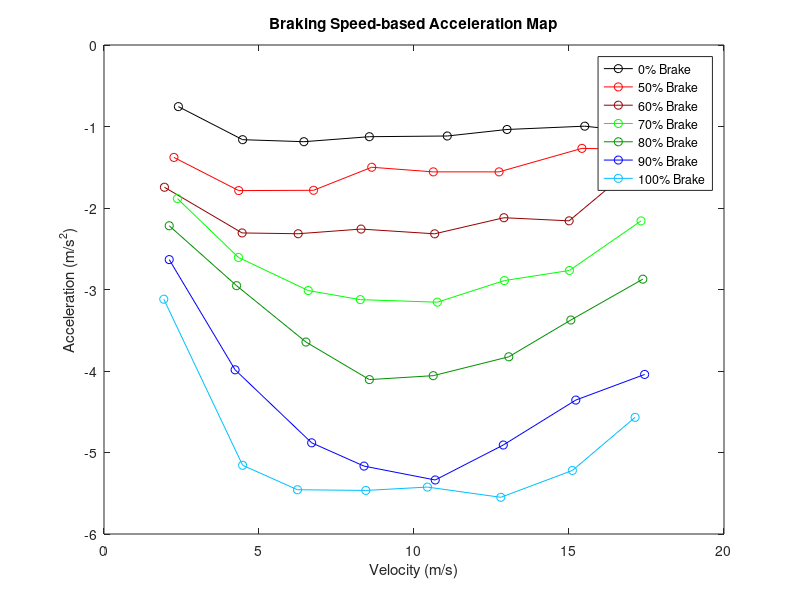

Recreate this plot in MATLAB.
close all; clear all; clc;

%% Acceleration Data For Variety of velocities for 0% Brake 
velocity = [2.399589, 4.471362, 6.448318, 8.559670, 11.072673, 13.000194, 15.507926, 17.218624];  % m/s

brake5mph = (0.767394-1.946687)/(9.637850-8.077919);
brake5mph2 = (1.002368-1.378073)/(8.958038-8.477911);

brake10mph = (1.126974-4.008053)/(12.119987-9.639985);
brake10mph2 = (3.284663-3.015364)/(10.240087-10.459895);

brake15mph = (1.008533-5.422333)/(14.931870-11.211954);
brake15mph2 = (3.404444-4.393862)/(12.891840-12.111886);

brake20mph = (1.011367-7.514272)/(18.463570-12.683760);
brake20mph2 = (3.028557-4.089550)/(16.703745-15.843602);

brake25mph = (1.290332-9.508132)/(21.744708-14.384798);
brake25mph2 = (5.005111-6.004445)/(18.704790-17.784784);

brake30mph = (1.157354-11.979472)/(23.999135-13.559202);
brake30mph2 = (4.520471-5.547513)/(21.039165-20.119223);

brake35mph = (1.852462-13.524389)/(28.325282-16.605469);
brake35mph2 = (5.574302-6.558788)/(25.005396-24.025368);

brake40mph = (2.090986-15.942108)/(38.993088-26.013140);
brake40mph2 = (7.524243-9.391258)/(34.173213-32.313172);

acceleration0 = [brake5mph, brake10mph, brake15mph, brake20mph, brake25mph, brake30mph, brake35mph, brake40mph];

figure(1)
plot(velocity, acceleration0, 'color', [0.0 0.0 0.0], 'linestyle', '-', 'marker', 'o')
xlabel('Velocity (m/s)')
ylabel('Acceleration (m/s^2)')
title('Braking Speed-based Acceleration Map')
hold on
%% Acceleration Data For Variety of velocities for 50% Brake 
velocity = [2.255553, 4.345825, 6.759151, 8.636277, 10.623586, 12.743763, 15.416848, 17.320083];  % m/s

point1 = [6.779400,1.889777];   point2 = [7.379426,1.062208];
point3 = [6.919497,1.653626];   point4 = [7.899459,0.487911];
brake5mph = (point2(2)-point1(2))/(point2(1)-point1(1));
brake5mph2 = (point4(2)-point3(2))/(point4(1)-point3(1));

point1 = [11.318691,3.822406];   point2 = [11.838840,2.893236];
point3 = [11.478715,3.539388];   point4 = [12.878825,1.045455];
brake10mph = (point2(2)-point1(2))/(point2(1)-point1(1));
brake10mph2 = (point4(2)-point3(2))/(point4(1)-point3(1));

point1 = [12.540196,5.527268];   point2 = [12.900203,4.885483];
point3 = [12.560314,5.481194];   point4 = [14.880212,1.156108];
brake15mph = (point2(2)-point1(2))/(point2(1)-point1(1));
brake15mph2 = (point4(2)-point3(2))/(point4(1)-point3(1));

point1 = [14.595355,7.724909];   point2 = [15.395289,6.524931];
point3 = [15.075360,7.000977];   point4 = [18.695321,1.069524];
brake20mph = (point2(2)-point1(2))/(point2(1)-point1(1));
brake20mph2 = (point4(2)-point3(2))/(point4(1)-point3(1));

point1 = [20.723450,9.889665];   point2 = [21.403349,8.831270];
point3 = [21.083421,9.338181];   point4 = [25.483439,1.539461];
brake25mph = (point2(2)-point1(2))/(point2(1)-point1(1));
brake25mph2 = (point4(2)-point3(2))/(point4(1)-point3(1));

point1 = [24.942102,11.093856];   point2 = [25.622206,10.035141];
point3 = [24.742271,11.406249];   point4 = [30.722247,1.320236];
brake30mph = (point2(2)-point1(2))/(point2(1)-point1(1));
brake30mph2 = (point4(2)-point3(2))/(point4(1)-point3(1));

point1 = [22.223171,14.292436];   point2 = [23.023378,13.277370];
point3 = [21.523129,15.058323];   point4 = [30.143283,2.795945];
brake35mph = (point2(2)-point1(2))/(point2(1)-point1(1));
brake35mph2 = (point4(2)-point3(2))/(point4(1)-point3(1));

point1 = [21.662642,16.104480];   point2 = [22.762684,14.694565];
point3 = [22.442602,15.076250];   point4 = [31.722588,2.187781];
brake40mph = (point2(2)-point1(2))/(point2(1)-point1(1));
brake40mph2 = (point4(2)-point3(2))/(point4(1)-point3(1));


acceleration50 = [brake5mph, brake10mph, brake15mph, brake20mph, brake25mph, brake30mph, brake35mph, brake40mph];

plot(velocity, acceleration50, 'color', [1 0.0 0.0], 'linestyle', '-', 'marker', 'o')

%% Acceleration Data For Variety of velocities for 60% Brake 
velocity = [1.949396, 4.456033, 6.263209, 8.291727, 10.666364, 12.900174, 15.004222, 17.342080];  % m/s

point1 = [13.024563,1.878128];   point2 = [13.644574,0.796083];
point3 = [13.144785,1.744320];   point4 = [13.864548,0.349276];
brake5mph = (point2(2)-point1(2))/(point2(1)-point1(1));
brake5mph2 = (point4(2)-point3(2))/(point4(1)-point3(1));

point1 = [9.724603,4.030460];   point2 = [10.144532,3.062088];
point3 = [9.904565,3.600583];   point4 = [11.144459,0.878526];
brake10mph = (point2(2)-point1(2))/(point2(1)-point1(1));
brake10mph2 = (point4(2)-point3(2))/(point4(1)-point3(1));

point1 = [10.027093,5.545533];   point2 = [10.687176,4.016912];
point3 = [9.887123,5.848352];   point4 = [11.687116,1.515651];
brake15mph = (point2(2)-point1(2))/(point2(1)-point1(1));
brake15mph2 = (point4(2)-point3(2))/(point4(1)-point3(1));

point1 = [22.080277,7.026368];   point2 = [22.480036,6.123533];
point3 = [22.320121,6.493218];   point4 = [24.180196,1.921242];
brake20mph = (point2(2)-point1(2))/(point2(1)-point1(1));
brake20mph2 = (point4(2)-point3(2))/(point4(1)-point3(1));

point1 = [16.026867,9.844043];   point2 = [16.487278,8.777397];
point3 = [16.286909,9.273821];   point4 = [19.206871,1.770089];
brake25mph = (point2(2)-point1(2))/(point2(1)-point1(1));
brake25mph2 = (point4(2)-point3(2))/(point4(1)-point3(1));

point1 = [20.264387,11.515159];   point2 = [20.744301,10.498125];
point3 = [20.684327,10.626102];   point4 = [24.384301,2.040708];
brake30mph = (point2(2)-point1(2))/(point2(1)-point1(1));
brake30mph2 = (point4(2)-point3(2))/(point4(1)-point3(1));

point1 = [22.035926,14.010627];   point2 = [22.495922,13.018193];
point3 = [21.708932,15.381420];   point4 = [27.575854,1.701450];
brake35mph = (point2(2)-point1(2))/(point2(1)-point1(1));
brake35mph2 = (point4(2)-point3(2))/(point4(1)-point3(1));

point1 = [21.569021,15.570625];   point2 = [22.409163,14.383445];
point3 = [22.400368,14.374614];   point4 = [29.988989,2.622781];
brake40mph = (point2(2)-point1(2))/(point2(1)-point1(1));
brake40mph2 = (point4(2)-point3(2))/(point4(1)-point3(1));


acceleration60 = [brake5mph, brake10mph, brake15mph, brake20mph, brake25mph, brake30mph, brake35mph, brake40mph];

plot(velocity, acceleration60, 'color', [0.5764 0.0 0.0], 'linestyle', '-', 'marker', 'o')
%% Acceleration Data For Variety of velocities for 70% Brake 
velocity = [2.370531, 4.337160, 6.588608, 8.268588, 10.751820, 12.916797, 15.015370, 17.322462];  % m/s

point1 = [8.027149,1.834653];   point2 = [8.267274,1.381969];
point3 = [7.947218,1.928043];   point4 = [8.567256,0.681468];
brake5mph = (point2(2)-point1(2))/(point2(1)-point1(1));
brake5mph2 = (point4(2)-point3(2))/(point4(1)-point3(1));

point1 = [8.948733,4.010718];   point2 = [9.328687,3.020325];
point3 = [9.128802,3.649628];   point4 = [10.308804,0.366686];
brake10mph = (point2(2)-point1(2))/(point2(1)-point1(1));
brake10mph2 = (point4(2)-point3(2))/(point4(1)-point3(1));

point1 = [9.983595,6.215733];   point2 = [10.523586,4.588855];
point3 = [10.203662,5.621272];   point4 = [11.403611,1.649293];
brake15mph = (point2(2)-point1(2))/(point2(1)-point1(1));
brake15mph2 = (point4(2)-point3(2))/(point4(1)-point3(1));

point1 = [14.344343,7.690416];   point2 = [14.944842,5.814281];
point3 = [14.504360,7.234183];   point4 = [16.124449,1.670316];
brake20mph = (point2(2)-point1(2))/(point2(1)-point1(1));
brake20mph2 = (point4(2)-point3(2))/(point4(1)-point3(1));

point1 = [14.441531,9.817603];   point2 = [14.781551,8.744629];
point3 = [14.381538,9.992943];   point4 = [16.701589,1.970902];
brake25mph = (point2(2)-point1(2))/(point2(1)-point1(1));
brake25mph2 = (point4(2)-point3(2))/(point4(1)-point3(1));

point1 = [15.055452,11.580388];   point2 = [15.395415,10.597765];
point3 = [15.215448,11.104466];   point4 = [18.115386,2.141903];
brake30mph = (point2(2)-point1(2))/(point2(1)-point1(1));
brake30mph2 = (point4(2)-point3(2))/(point4(1)-point3(1));

point1 = [16.021710,12.793588];   point2 = [16.581709,11.244441];
point3 = [16.301910,12.027942];   point4 = [19.661724,2.457150];
brake35mph = (point2(2)-point1(2))/(point2(1)-point1(1));
brake35mph2 = (point4(2)-point3(2))/(point4(1)-point3(1));

point1 = [21.700337,15.892168];   point2 = [22.480420,14.208274];
point3 = [22.400368,14.374614];   point4 = [27.080353,3.978057];
brake40mph = (point2(2)-point1(2))/(point2(1)-point1(1));
brake40mph2 = (point4(2)-point3(2))/(point4(1)-point3(1));


acceleration70 = [brake5mph, brake10mph, brake15mph, brake20mph, brake25mph, brake30mph, brake35mph, brake40mph];

plot(velocity, acceleration70, 'color', [0.0 1.0 0.0], 'linestyle', '-', 'marker', 'o')

%% Acceleration Data For Variety of velocities for 80% Brake 
velocity = [2.103452, 4.275421, 6.515093, 8.560335, 10.620332, 13.058321, 15.060000, 17.381358];  % m/s

point1 = [7.933463,2.315682];   point2 = [7.953576,2.271077];
point3 = [8.193452,1.818326];   point4 = [8.433466,1.295211];
brake5mph = (point2(2)-point1(2))/(point2(1)-point1(1));
brake5mph2 = (point4(2)-point3(2))/(point4(1)-point3(1));

point1 = [13.181928,4.020450];   point2 = [13.501849,3.075761];
point3 = [13.181928,4.020450];   point4 = [13.781864,2.023027];
brake10mph = (point2(2)-point1(2))/(point2(1)-point1(1));
brake10mph2 = (point4(2)-point3(2))/(point4(1)-point3(1));

point1 = [8.644737,6.075789];   point2 = [8.884737,5.201111];
point3 = [8.664721,6.033383];   point4 = [9.044776,4.541115];
brake15mph = (point2(2)-point1(2))/(point2(1)-point1(1));
brake15mph2 = (point4(2)-point3(2))/(point4(1)-point3(1));

point1 = [16.973038,8.033266];   point2 = [17.153234,7.293484];
point3 = [16.993056,7.978809];   point4 = [17.833231,4.400147];
brake20mph = (point2(2)-point1(2))/(point2(1)-point1(1));
brake20mph2 = (point4(2)-point3(2))/(point4(1)-point3(1));

point1 = [17.281119,9.042038];   point2 = [17.521053,8.068559];
point3 = [17.001096,10.051952];   point4 = [18.721096,2.778759];
brake25mph = (point2(2)-point1(2))/(point2(1)-point1(1));
brake25mph2 = (point4(2)-point3(2))/(point4(1)-point3(1));

point1 = [13.557536,12.052247];   point2 = [14.077507,10.062931];
point3 = [13.517550,12.183116];   point4 = [15.957528,2.468646];
brake30mph = (point2(2)-point1(2))/(point2(1)-point1(1));
brake30mph2 = (point4(2)-point3(2))/(point4(1)-point3(1));

point1 = [19.279752,13.592139];   point2 = [19.519821,12.782088];
point3 = [19.359852,13.330885];   point4 = [22.120132,3.272732];
brake35mph = (point2(2)-point1(2))/(point2(1)-point1(1));
brake35mph2 = (point4(2)-point3(2))/(point4(1)-point3(1));

point1 = [19.395586,16.829792];   point2 = [20.935575,12.405073];
point3 = [19.815629,15.701905];   point4 = [24.275784,2.187754];
brake40mph = (point2(2)-point1(2))/(point2(1)-point1(1));
brake40mph2 = (point4(2)-point3(2))/(point4(1)-point3(1));


acceleration80 = [brake5mph, brake10mph, brake15mph, brake20mph, brake25mph, brake30mph, brake35mph, brake40mph];

plot(velocity, acceleration80, 'color', [0.0 0.5647 0.0], 'linestyle', '-', 'marker', 'o')
%% Acceleration Data For Variety of velocities for 90% Brake 
velocity = [2.103452, 4.229488, 6.698545, 8.387588, 10.684664, 12.880022, 15.219108, 17.439246];  % m/s

brake5mph = (0.022940-1.813192)/(10.360989-9.681061);
brake5mph2 = (1.042815-1.601007)/(10.021102-9.821170);

brake10mph = (0.024259-3.690838)/(13.859709-12.939768);
brake10mph2 = (2.051415-3.031315)/(13.359711-13.139752);

brake15mph = (1.045501-5.926587)/(11.198378-10.198406);
brake15mph2 = (2.520189-3.558570)/(10.918442-10.718359);

brake20mph = (0.007422-7.344434)/(16.225471-14.805473);
brake20mph2 = (5.035959-6.083190)/(15.265512-15.065513);

brake25mph = (0.977302-8.022525)/(26.631830-25.311817);
brake25mph2 = (6.620195-7.616379)/(25.571838-25.391884);

brake30mph = (1.015149-10.045740)/(21.847503-20.007586);
brake30mph2 = (7.055904-8.165822)/(20.607524-20.387475);

brake35mph = (1.043228-13.677525)/(20.936934-18.036983);
brake35mph2 = (8.024567-9.015447)/(20.631723-20.451737);

brake40mph = (2.093091-15.028284)/(22.248685-19.048721);
brake40mph2 = (7.064042-8.053071)/(21.028698-20.788758);

acceleration90 = [brake5mph, brake10mph, brake15mph, brake20mph, brake25mph, brake30mph, brake35mph, brake40mph];

plot(velocity, acceleration90, 'color', [0 0.0 1.0], 'linestyle', '-', 'marker', 'o')
%% Acceleration Data For Variety of velocities for 100% Brake 
velocity = [1.928696, 4.471362, 6.240145, 8.445275, 10.433095, 12.800073, 15.110204, 17.132518];  % m/s

brake5mph = (1.002167-1.652539)/(12.059458-11.799472);
brake5mph2 = (1.002167-1.928696)/(12.059458-11.619492);
brake10mph = (0.017548-4.031670)/(12.565067-11.305132);
brake10mph2 = (3.475173-4.031670)/(11.485057-11.305132);
brake15mph = (0.013415-5.960922)/(12.843380-11.343471);
brake15mph2 = (3.082864-4.052475)/(11.923383-11.763438);
brake20mph = (0.054862-7.776219)/(15.783230-14.383220);
brake20mph2 = (5.083097-6.023913)/(14.943223-14.783308);
brake20mph3 = (3.098999-4.078669)/(15.263215-15.103195);
brake25mph = (1.082500-8.053253)/(20.616753-19.436749);
brake25mph2 = (7.036176-8.053253)/(19.616799-19.436749);
brake30mph = (1.046045-12.000106)/(19.244762-17.324610);
brake30mph2 = (6.035804-7.093731)/(18.384572-18.204549);
brake35mph = (1.013878-13.650503)/(21.951832-19.591742);
brake35mph2 = (8.024567-9.015447)/(20.631723-20.451737);
brake40mph = (1.059394-15.060981)/(20.295656-17.575656);
brake40mph2 = (8.092875-9.019177)/(18.915683-18.735818);

acceleration100 = [brake5mph, brake10mph, brake15mph, brake20mph, brake25mph, brake30mph, brake35mph, brake40mph];

point1 = [11.899499,1.480823];   point2 = [12.139462,0.732414];
point3 = [11.859419,1.569900];   point4 = [12.239466,0.317064];
brake5mph = (point2(2)-point1(2))/(point2(1)-point1(1));
brake5mph2 = (point4(2)-point3(2))/(point4(1)-point3(1));

point1 = [11.465115,3.557105];   point2 = [11.685085,2.422789];
point3 = [11.445122,3.626713];   point4 = [12.025147,0.740117];
brake10mph = (point2(2)-point1(2))/(point2(1)-point1(1));
brake10mph2 = (point4(2)-point3(2))/(point4(1)-point3(1));

point1 = [11.523438,5.376516];   point2 = [11.723462,4.285010];
point3 = [11.423462,5.742216];   point4 = [12.263439,1.031892];
brake15mph = (point2(2)-point1(2))/(point2(1)-point1(1));
brake15mph2 = (point4(2)-point3(2))/(point4(1)-point3(1));

point1 = [14.603330,7.019309];   point2 = [14.723286,6.363692];
point3 = [14.343355,7.844131];   point4 = [15.483233,1.694061];
brake20mph = (point2(2)-point1(2))/(point2(1)-point1(1));
brake20mph2 = (point4(2)-point3(2))/(point4(1)-point3(1));

point1 = [19.256861,9.011877];   point2 = [19.496758,7.710627];
point3 = [19.056753,9.760914];   point4 = [20.396765,2.392165];
brake25mph = (point2(2)-point1(2))/(point2(1)-point1(1));
brake25mph2 = (point4(2)-point3(2))/(point4(1)-point3(1));

point1 = [17.444560,11.478544];   point2 = [17.684599,10.146400];
point3 = [17.324610,12.000106];   point4 = [19.084523,1.920340];
brake30mph = (point2(2)-point1(2))/(point2(1)-point1(1));
brake30mph2 = (point4(2)-point3(2))/(point4(1)-point3(1));

point1 = [19.651875,13.345065];   point2 = [19.851725,12.301802];
point3 = [19.511803,14.046596];   point4 = [21.731714,2.062785];
brake35mph = (point2(2)-point1(2))/(point2(1)-point1(1));
brake35mph2 = (point4(2)-point3(2))/(point4(1)-point3(1));

point1 = [17.355789,16.065428];   point2 = [17.575656,15.060981];
point3 = [17.175741,16.651169];   point4 = [19.975815,2.495466];
brake40mph = (point2(2)-point1(2))/(point2(1)-point1(1));
brake40mph2 = (point4(2)-point3(2))/(point4(1)-point3(1));


acceleration1002 = [brake5mph, brake10mph, brake15mph, brake20mph, brake25mph, brake30mph, brake35mph, brake40mph];

plot(velocity, acceleration1002, 'color', [0 0.7490 1.0], 'linestyle', '-', 'marker', 'o')
legend('0% Brake', '50% Brake', '60% Brake','70% Brake','80% Brake','90% Brake','100% Brake')


